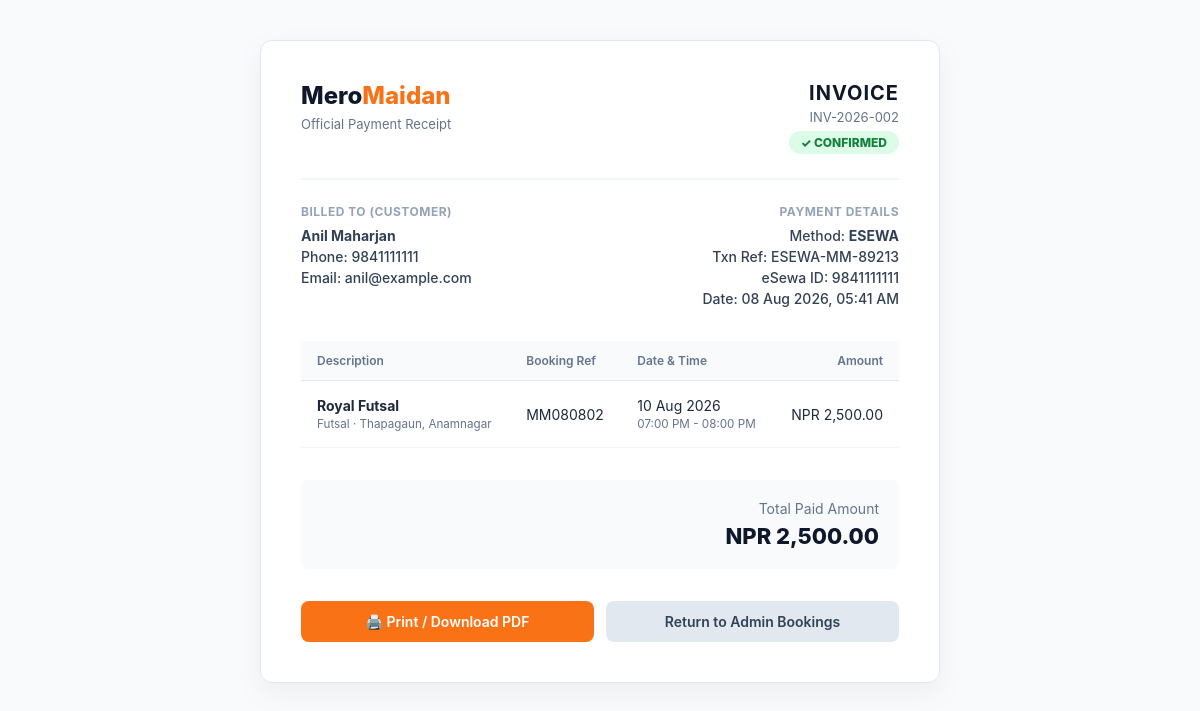
/esewa/invoice.php?booking_id=2 (signed in), run on the app's committed database.
### tables this page shows
CREATE TABLE `bookings` (
  `id` int(11) NOT NULL AUTO_INCREMENT,
  `venue_id` int(11) NOT NULL,
  `player_id` int(11) DEFAULT NULL,
  `customer_name` varchar(200) NOT NULL,
  `customer_phone` varchar(20) NOT NULL,
  `customer_email` varchar(200) DEFAULT NULL,
  `booking_date` date NOT NULL,
  `start_time` time NOT NULL,
  `end_time` time NOT NULL,
  `base_price` decimal(10,2) DEFAULT NULL,
  `coupon_id` bigint(20) DEFAULT NULL,
  `coupon_code` varchar(50) DEFAULT NULL,
  `discount_amount` decimal(10,2) NOT NULL DEFAULT 0.00,
  `fees_amount` decimal(10,2) NOT NULL DEFAULT 0.00,
  `tax_amount` decimal(10,2) NOT NULL DEFAULT 0.00,
  `total_price` decimal(10,2) NOT NULL,
  `status` enum('pending','confirmed','cancelled','completed','checked_in','in_progress','no_show') DEFAULT 'confirmed',
  `payment_method` enum('cash','esewa','khalti','card') DEFAULT 'cash',
  `notes` text DEFAULT NULL,
  `booking_ref` varchar(20) DEFAULT NULL,
  `created_at` timestamp NOT NULL DEFAULT current_timestamp(),
  PRIMARY KEY (`id`),
  UNIQUE KEY `booking_ref` (`booking_ref`),
  KEY `venue_id` (`venue_id`),
  KEY `player_id` (`player_id`),
  CONSTRAINT `bookings_ibfk_1` FOREIGN KEY (`venue_id`) REFERENCES `venues` (`id`) ON DELETE CASCADE,
  CONSTRAINT `bookings_ibfk_2` FOREIGN KEY (`player_id`) REFERENCES `players` (`id`) ON DELETE SET NULL
);

CREATE TABLE `invoices` (
  `id` int(11) NOT NULL AUTO_INCREMENT,
  `booking_id` int(11) NOT NULL,
  `invoice_no` varchar(50) NOT NULL,
  `total_amount` decimal(10,2) NOT NULL,
  `tax_amount` decimal(10,2) DEFAULT 0.00,
  `discount_amount` decimal(10,2) DEFAULT 0.00,
  `net_amount` decimal(10,2) NOT NULL,
  `payment_method` varchar(50) DEFAULT 'esewa',
  `status` enum('paid','unpaid','refunded') DEFAULT 'paid',
  `created_at` timestamp NOT NULL DEFAULT current_timestamp(),
  PRIMARY KEY (`id`),
  UNIQUE KEY `booking_id` (`booking_id`),
  UNIQUE KEY `invoice_no` (`invoice_no`),
  CONSTRAINT `invoices_ibfk_1` FOREIGN KEY (`booking_id`) REFERENCES `bookings` (`id`) ON DELETE CASCADE
);

CREATE TABLE `mock_esewa_transactions` (
  `id` int(11) NOT NULL AUTO_INCREMENT,
  `booking_id` int(11) NOT NULL,
  `transaction_code` varchar(100) NOT NULL,
  `amount` decimal(10,2) NOT NULL,
  `esewa_phone` varchar(20) DEFAULT NULL,
  `status` enum('pending','completed','failed') DEFAULT 'completed',
  `created_at` timestamp NOT NULL DEFAULT current_timestamp(),
  PRIMARY KEY (`id`),
  UNIQUE KEY `transaction_code` (`transaction_code`),
  KEY `booking_id` (`booking_id`),
  CONSTRAINT `mock_esewa_transactions_ibfk_1` FOREIGN KEY (`booking_id`) REFERENCES `bookings` (`id`) ON DELETE CASCADE
);

CREATE TABLE `venues` (
  `id` int(11) NOT NULL AUTO_INCREMENT,
  `owner_id` int(11) DEFAULT NULL,
  `name` varchar(200) NOT NULL,
  `slug` varchar(200) NOT NULL,
  `sport_type` enum('Football','Futsal','Cricket','Cricsal','Multi-Sport') NOT NULL DEFAULT 'Futsal',
  `address` text NOT NULL,
  `city` varchar(100) NOT NULL DEFAULT 'Kathmandu',
  `district` varchar(100) NOT NULL DEFAULT 'Kathmandu',
  `lat` decimal(10,8) DEFAULT NULL,
  `lng` decimal(11,8) DEFAULT NULL,
  `description` text DEFAULT NULL,
  `amenities` longtext DEFAULT NULL CHECK (json_valid(`amenities`)),
  `images` longtext DEFAULT NULL CHECK (json_valid(`images`)),
  `cover_image` varchar(500) DEFAULT NULL,
  `open_time` time DEFAULT '06:00:00',
  `close_time` time DEFAULT '22:00:00',
  `price_per_hour` decimal(10,2) NOT NULL DEFAULT 1000.00,
  `capacity` varchar(50) DEFAULT '5-a-side',
  `status` enum('pending','active','suspended') DEFAULT 'pending',
  `created_at` timestamp NOT NULL DEFAULT current_timestamp(),
  PRIMARY KEY (`id`),
  UNIQUE KEY `slug` (`slug`),
  KEY `owner_id` (`owner_id`),
  CONSTRAINT `venues_ibfk_1` FOREIGN KEY (`owner_id`) REFERENCES `venue_owners` (`id`) ON DELETE SET NULL
);

### esewa/invoice.php (the view, shortened to what this page needs)
<?php
$booking_id = (int)($_GET['booking_id'] ?? 0);
$db = getDB();
$stmt = $db->prepare("SELECT b.*, v.name as venue_name, v.address as venue_address, v.sport_type, v.owner_id, i.invoice_no, i.total_amount, i.net_amount, i.created_at as inv_date, tx.transaction_code, tx.esewa_phone
                      FROM bookings b
                      JOIN venues v ON b.venue_id = v.id
                      LEFT JOIN invoices i ON i.booking_id = b.id
                      LEFT JOIN mock_esewa_transactions tx ON tx.booking_id = b.id
                      WHERE b.id = ?");
$stmt->execute([$booking_id]);
$invoice = $stmt->fetch();
$returnUrl = APP_URL;
$returnLabel = 'Return to MeroMaidan';
if (!empty($_SESSION['player_id'])) { $returnUrl = APP_URL.'/player/bookings.php'; $returnLabel = 'Return to My Bookings'; }
elseif (!empty($_SESSION['owner_id'])) { $returnUrl = APP_URL.'/owner/bookings.php'; $returnLabel = 'Return to Owner Bookings'; }
elseif (!empty($_SESSION['superadmin_id'])) { $returnUrl = APP_URL.'/superadmin/bookings.php'; $returnLabel = 'Return to Admin Bookings'; }
?>
<!DOCTYPE html>
<html lang="en">
<head>
</head>
<body>
<div class="invoice-card">
  <div class="inv-header">
    <div>
      <a href="<?= APP_URL ?>" class="logo">Mero<span>Maidan</span></a>
      <p style="font-size: 13px; color: #64748b; margin-top: 6px;">Official Payment Receipt</p>
    </div>
    <div class="inv-title">
      <h2>Invoice</h2>
      <p><?= htmlspecialchars($invoice['invoice_no'] ?? 'INV-LOCAL') ?></p>
      <span class="paid-stamp">✓ <?= strtoupper($invoice['status'] ?? 'PAID') ?></span>
    </div>
  </div>
  <div class="grid-2">
    <div class="info-block">
      <h4>Billed To (Customer)</h4>
      <p><strong><?= htmlspecialchars($invoice['customer_name']) ?></strong></p>
      <p>Phone: <?= htmlspecialchars($invoice['customer_phone']) ?></p>
      <p>Email: <?= htmlspecialchars($invoice['customer_email'] ?? 'N/A') ?></p>
    </div>
    <div class="info-block" style="text-align: right;">
      <h4>Payment Details</h4>
      <p>Method: <strong><?= strtoupper($invoice['payment_method']) ?></strong></p>
      <?php if (!empty($invoice['transaction_code'])): ?>
        <p>Txn Ref: <code><?= htmlspecialchars($invoice['transaction_code']) ?></code></p>
        <p>eSewa ID: <?= htmlspecialchars($invoice['esewa_phone']) ?></p>
      <?php endif; ?>
      <p>Date: <?= date('d M Y, h:i A', strtotime($invoice['inv_date'] ?? $invoice['created_at'])) ?></p>
    </div>
  </div>
  <table class="table">
    <thead>
      <tr>
        <th>Description</th>
        <th>Booking Ref</th>
        <th>Date & Time</th>
        <th style="text-align: right;">Amount</th>
      </tr>
    </thead>
    <tbody>
      <tr>
        <td>
          <strong><?= htmlspecialchars($invoice['venue_name']) ?></strong><br>
          <small style="color: #64748b;"><?= htmlspecialchars($invoice['sport_type']) ?> · <?= htmlspecialchars($invoice['venue_address']) ?></small>
        </td>
        <td><code><?= htmlspecialchars($invoice['booking_ref']) ?></code></td>
        <td>
          <?= date('d M Y', strtotime($invoice['booking_date'])) ?><br>
          <small style="color: #64748b;"><?= date('h:i A', strtotime($invoice['start_time'])) ?> - <?= date('h:i A', strtotime($invoice['end_time'])) ?></small>
        </td>
        <td style="text-align: right;">NPR <?= number_format($invoice['total_price'], 2) ?></td>
      </tr>
    </tbody>
  </table>
  <div class="total-box">
    <div>Total Paid Amount</div>
    <h3>NPR <?= number_format($invoice['total_price'], 2) ?></h3>
  </div>
  <div class="actions">
    <button onclick="window.print()" class="btn btn-primary">🖨️ Print / Download PDF</button>
    <a href="<?= htmlspecialchars($returnUrl, ENT_QUOTES) ?>" class="btn btn-secondary"><?= htmlspecialchars($returnLabel) ?></a>
  </div>
</div>
</body>
</html>

### esewa/invoice.php (style rules this page uses)
* { box-sizing: border-box; margin: 0; padding: 0; font-family: 'Inter', system-ui, sans-serif; }
body { background: #f8fafc; color: #1e293b; padding: 40px 20px; display: flex; justify-content: center; }
.invoice-card { background: white; border-radius: 12px; border: 1px solid #e2e8f0; box-shadow: 0 10px 30px rgba(0,0,0,0.05); width: 100%; max-width: 680px; padding: 40px; }
.inv-header { display: flex; justify-content: space-between; border-bottom: 2px solid #f1f5f9; padding-bottom: 24px; margin-bottom: 24px; }
.logo { font-size: 24px; font-weight: 800; color: #0f172a; text-decoration: none; }
.logo span { color: #f97316; }
.inv-title { text-align: right; }
.inv-title h2 { font-size: 20px; color: #0f172a; text-transform: uppercase; letter-spacing: 1px; }
.inv-title p { font-size: 13px; color: #64748b; margin-top: 4px; }
.paid-stamp { display: inline-block; background: #dcfce7; color: #15803d; font-size: 12px; font-weight: 800; padding: 4px 12px; border-radius: 20px; text-transform: uppercase; margin-top: 6px; }
.grid-2 { display: grid; grid-template-columns: 1fr 1fr; gap: 24px; margin-bottom: 32px; }
.info-block h4 { font-size: 12px; color: #94a3b8; text-transform: uppercase; letter-spacing: 0.5px; margin-bottom: 6px; }
.info-block p { font-size: 14px; color: #334155; font-weight: 500; line-height: 1.5; }
.table { width: 100%; border-collapse: collapse; margin-bottom: 32px; }
.table th { background: #f8fafc; text-align: left; padding: 12px 16px; font-size: 12px; color: #64748b; font-weight: 600; border-bottom: 1px solid #e2e8f0; }
.table td { padding: 16px; font-size: 14px; border-bottom: 1px solid #f1f5f9; }
.total-box { background: #f8fafc; border-radius: 8px; padding: 20px; text-align: right; }
.total-box div { font-size: 14px; color: #64748b; margin-bottom: 6px; }
.total-box h3 { font-size: 22px; color: #0f172a; font-weight: 800; }
.actions { display: flex; gap: 12px; margin-top: 32px; }
.btn { flex: 1; padding: 12px; border-radius: 8px; font-weight: 600; text-align: center; text-decoration: none; cursor: pointer; border: none; font-size: 14px; }
.btn-primary { background: #f97316; color: white; }
.btn-secondary { background: #e2e8f0; color: #334155; }

### data on the page
bookings: invoices.invoice_no "INV-2026-002", status "CONFIRMED", customer_name "Anil Maharjan", customer_phone "9841111111", customer_email "anil@example.com", payment_method "ESEWA", mock_esewa_transactions.transaction_code "ESEWA-MM-89213", mock_esewa_transactions.esewa_phone "9841111111", invoices.created_at "08 Aug 2026, 05:41 AM", venue.name "Royal Futsal", venue.sport_type "Futsal", venue.address "Thapagaun, Anamnagar", booking_ref "MM080802", booking_date "10 Aug 2026", start_time "07:00 PM", end_time "08:00 PM", total_price "2,500.00"

### other printed values
$returnLabel "Return to Admin Bookings"
